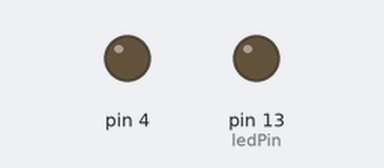
The sketch below on a simulated Arduino Uno, built with avr-gcc and run on an emulated ATmega328P. Parts: output pins drawn as LEDs (lit = HIGH). What the sketch prints to the serial monitor is not drawn.

Above: at 0.3 s.
At 3.65 s:
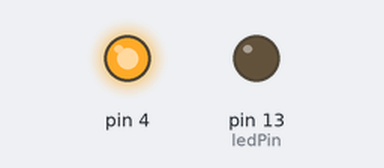
At 11.64 s:
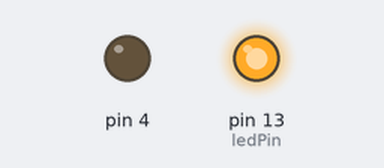
Timing chart, 0 to 12.0 s (numbered marks = the images above):
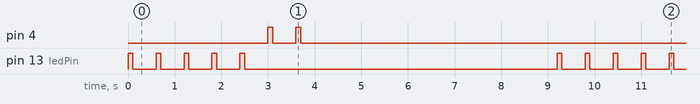

Measured:
- by itself, pin 4: repeats every 9.2 s: LOW 0.50 s, HIGH 0.10 s, LOW 8.5 s, HIGH 0.10 s
- by itself, pin 13 (ledPin): repeats every 9.2 s: 4 × (LOW 0.50 s, HIGH 0.10 s), LOW 6.7 s, HIGH 0.10 s
- by itself, everything shown: repeats every 9.2 s, in 14 steps

The sketch:

led.ino
```cpp
#define ledPin  LED_BUILTIN
int ledState = LOW;
unsigned long ledMillis;        // will store last time LED was updated
long OnTime = 500;           // milliseconds of on-time
long OffTime = 100;          // milliseconds of off-time

void setup()
{
  Serial.begin( 57600 );
  // set the digital pin as output:
  pinMode(ledPin, OUTPUT);
  pinMode(4, OUTPUT);

  Serial.println(ledPin);
}

void loop()
{
  // check to see if it's time to change the state of the LED
doDigital(ledPin,5);
doDigital(4,2);
delay(5000);
}

void doDigital(byte pin,byte num){
  for (int i = 0; i < num; i++){
    ledMillis = millis();
    while((millis() - ledMillis < OffTime)){
      digitalWrite(pin, HIGH);
    }
    ledMillis = millis();
    while((millis() - ledMillis < OnTime)){
      digitalWrite(pin, LOW);
    }
  }
}
```
